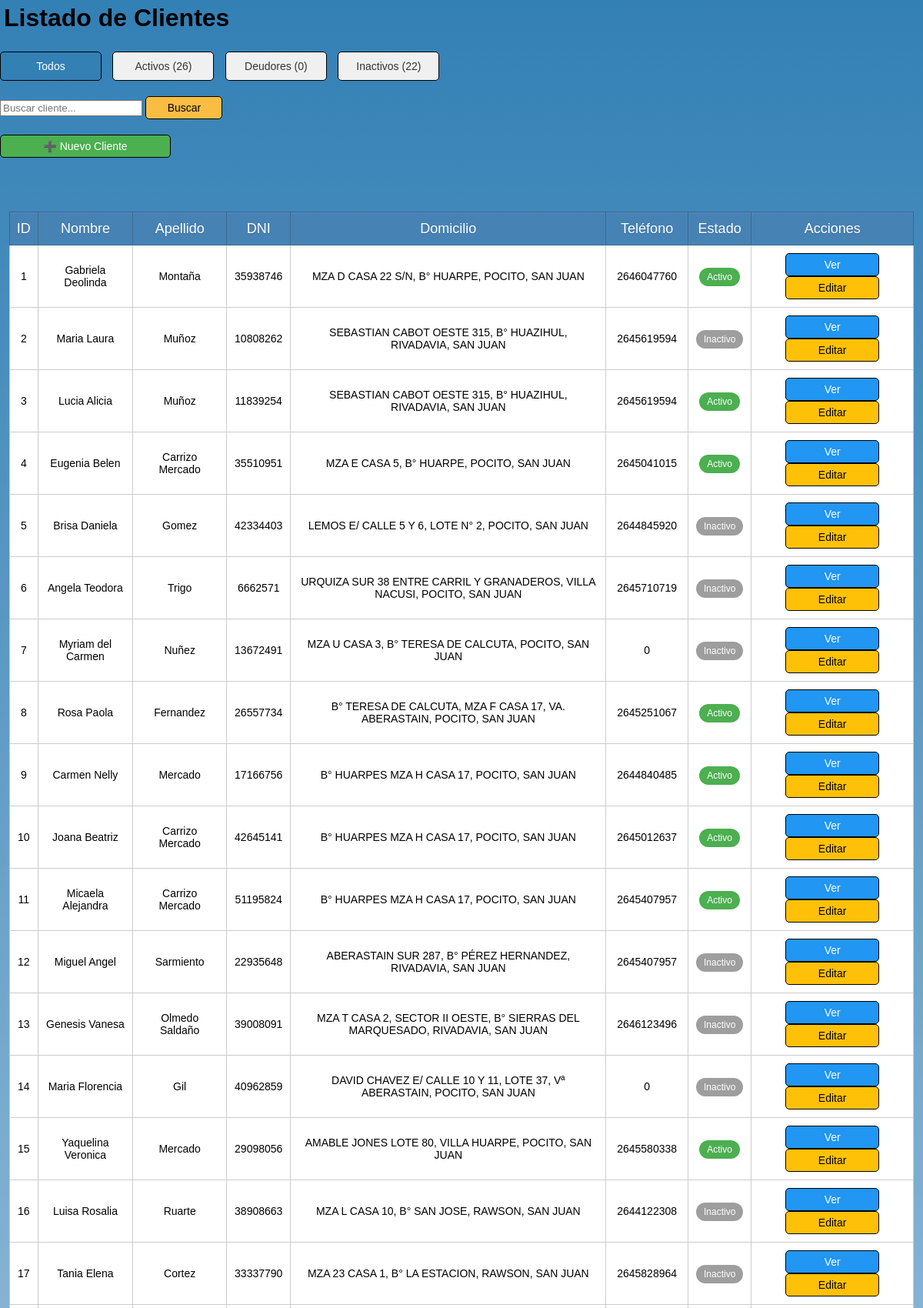
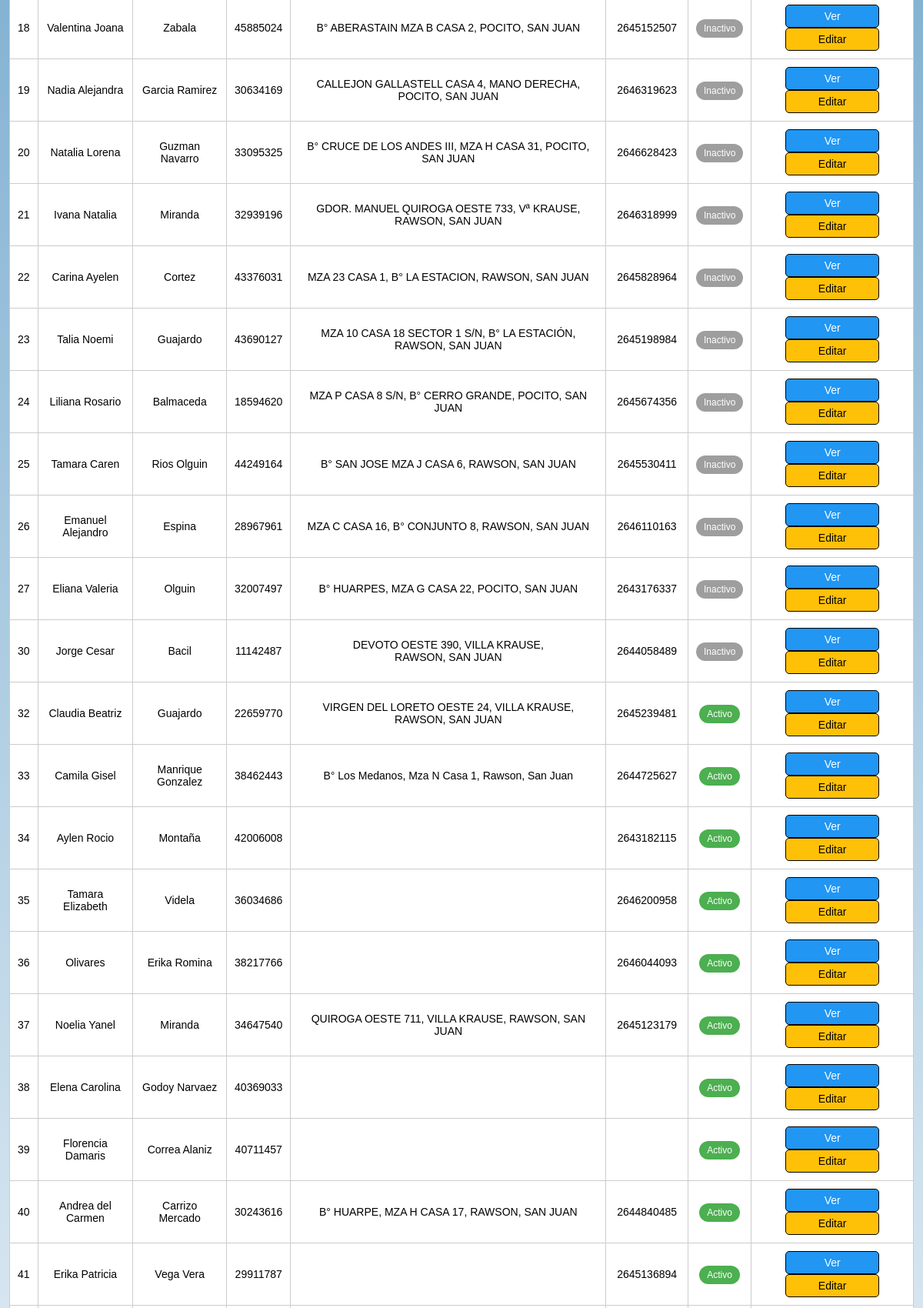
/src/modules/clientes/index_clientes.php (upper part), run on the app's committed database (2 pictures, top to bottom).
### tables this page shows
CREATE TABLE `clientes` (
  `id_cliente` int(10) UNSIGNED NOT NULL,
  `nombre` text NOT NULL,
  `apellido` text NOT NULL,
  `dni` varchar(20) NOT NULL,
  `domicilio` varchar(100) NOT NULL,
  `telefono` varchar(20) NOT NULL,
  `estado` enum('Activo','Deudor','Inactivo') NOT NULL
);

### src/modules/clientes/index_clientes.php (the view, shortened to what this page needs)
<?php
require_once '../../config/database.php';
$buscar = isset($_GET['buscar']) ? trim($_GET['buscar']) : '';
$estado = isset($_GET['estado']) ? $_GET['estado'] : '';
$query = "SELECT id_cliente, nombre, apellido, dni, domicilio, telefono, estado
          FROM clientes
          WHERE 1";
$result = $conn->query($query);
?>
<!DOCTYPE html>
<html lang="es">
<head>
    <link rel="stylesheet" href="../../../style/style.css">
</head>
<body>
    <h1>Listado de Clientes</h1>
    <div class="filtros-estado">
        <a href="index_clientes.php" class="<?php echo empty($estado) ? 'activo' : ''; ?>">Todos</a>
        <a href="index_clientes.php?estado=Activo" class="<?php echo $estado == 'Activo' ? 'activo' : ''; ?>">Activos (<?php echo contar_clientes('Activo'); ?>)</a>
        <a href="index_clientes.php?estado=Deudor" class="<?php echo $estado == 'Deudor' ? 'activo' : ''; ?>">Deudores (<?php echo contar_clientes('Deudor'); ?>)</a>
        <a href="index_clientes.php?estado=Inactivo" class="<?php echo $estado == 'Inactivo' ? 'activo' : ''; ?>">Inactivos (<?php echo contar_clientes('Inactivo'); ?>)</a>
    </div>
    <form action="index_clientes.php" method="GET">
        <input type="text" name="buscar" placeholder="Buscar cliente..." value="<?php echo htmlspecialchars($buscar); ?>">
        <button type="submit">Buscar</button>
    </form>
    <a href="registrar_cliente.php" class="nuevo-cliente">➕ Nuevo Cliente</a>
    <table>
        <thead>
            <tr>
                <th>ID</th>
                <th>Nombre</th>
                <th>Apellido</th>
                <th>DNI</th>
                <th>Domicilio</th>
                <th>Teléfono</th>
                <th>Estado</th>
                <th>Acciones</th>
            </tr>
        </thead>
        <tbody>
            <?php if ($result->num_rows > 0): ?>
                <?php while ($cliente = $result->fetch_assoc()): ?>
                    <tr class="estado-<?php echo strtolower($cliente['estado']); ?>">
                        <td><?php echo $cliente['id_cliente']; ?></td>
                        <td><?php echo htmlspecialchars($cliente['nombre']); ?></td>
                        <td><?php echo htmlspecialchars($cliente['apellido']); ?></td>
                        <td><?php echo $cliente['dni']; ?></td>
                        <td><?php echo htmlspecialchars($cliente['domicilio']); ?></td>
                        <td><?php echo $cliente['telefono']; ?></td>
                        <td>
                            <span class="badge-estado <?php echo strtolower($cliente['estado']); ?>">
                                <?php echo $cliente['estado']; ?>
                            </span>
                        </td>
                        <td>
                            <a href="detalle_cliente.php?id_cliente=<?php echo $cliente['id_cliente']; ?>" class="btn-ver">Ver</a>
                            <a href="editar_cliente.php?id_cliente=<?php echo $cliente['id_cliente']; ?>" class="btn-editar">Editar</a>
                        </td>
                    </tr>
                <?php endwhile; ?>
            <?php else: ?>
                <tr>
                    <td colspan="8" class="sin-resultados">No se encontraron clientes</td>
                </tr>
            <?php endif; ?>
        </tbody>
    </table>
</body>
</html>
<?php
function contar_clientes($estado)
{
    global $conn;
    $query = "SELECT COUNT(*) AS total FROM clientes WHERE estado = '" . $conn->real_escape_string($estado) . "'";
    $result = $conn->query($query);
    return $result->fetch_assoc()['total'];
}
?>

### style/style.css (style rules this page uses)
body { background: linear-gradient(to bottom, #3380B5, white); font-family: sans-serif; margin: 0; padding: 0; height: 100%; width: 100%; display: flex; flex-direction: column; }
table { text-align: center; width: 98%; border-collapse: collapse; border: 1px solid black; margin: 50px auto; background: white; }
th { background: steelblue; height: 40px; font-weight: lighter; text-shadow: 0 1px 0 #38678f; color: white; border: 1px solid #38678f; box-shadow: inset 0px 1px 2px #568ebd; transition: all 0.2s; font-size: 18px; }
tr { border-bottom: 1px solid #cccccc; width: 100%; }
td { border: 1px solid #cccccc; padding: 10px; transition: all 0.2s; font-size: 14px; }
a, input[type="submit"], button { font-size: 14px; text-align: center; width: 100px; display: inline-block; background-color: #FABD44; padding: 6px 10px; border-radius: 5px; text-decoration: none; color: black; border: 1px solid black; cursor: pointer; }
h1 { font-family: sans-serif; margin: 5px; }
.filtros-estado { margin: 20px 0; }
.filtros-estado a { padding: 10px 15px; margin-right: 10px; border-radius: 5px; text-decoration: none; background: #f0f0f0; color: #333; transition: all 0.3s; }
.filtros-estado a.activo { background: #3380B5; color: white; }
.badge-estado { padding: 5px 10px; border-radius: 15px; font-size: 12px; }
.badge-estado.activo { background: #4CAF50; color: white; }
.badge-estado.inactivo { background: #9E9E9E; color: white; }
.btn-editar { background: #FFC107 !important; }
.btn-ver { background: #2196F3 !important; color: white !important; }
.nuevo-cliente { display: block; width: 200px; margin: 20px 0; background: #4CAF50 !important; color: white !important; }
.activo { background-color: #d4edda; color: #155724; }

### data on the page
clientes: id_cliente "1", nombre "Gabriela Deolinda", apellido "Montaña", dni "35938746", domicilio "MZA D CASA 22 S/N, B° HUARPE, POCITO, SAN JUAN", telefono "2646047760", estado "Activo"
clientes: id_cliente "2", nombre "Maria Laura", apellido "Muñoz", dni "10808262", domicilio "SEBASTIAN CABOT OESTE 315, B° HUAZIHUL, RIVADAVIA, SAN JUAN", telefono "2645619594", estado "Inactivo"
clientes: id_cliente "3", nombre "Lucia Alicia", apellido "Muñoz", dni "11839254", domicilio "SEBASTIAN CABOT OESTE 315, B° HUAZIHUL, RIVADAVIA, SAN JUAN", telefono "2645619594", estado "Activo"
clientes: id_cliente "4", nombre "Eugenia Belen", apellido "Carrizo Mercado", dni "35510951", domicilio "MZA E CASA 5, B° HUARPE, POCITO, SAN JUAN", telefono "2645041015", estado "Activo"
clientes: id_cliente "5", nombre "Brisa Daniela", apellido "Gomez", dni "42334403", domicilio "LEMOS E/ CALLE 5 Y 6, LOTE N° 2, POCITO, SAN JUAN", telefono "2644845920", estado "Inactivo"
clientes: id_cliente "6", nombre "Angela Teodora", apellido "Trigo", dni "6662571", domicilio "URQUIZA SUR 38 ENTRE CARRIL Y GRANADEROS, VILLA NACUSI, POCITO, SAN JUAN", telefono "2645710719", estado "Inactivo"
clientes: id_cliente "7", nombre "Myriam del Carmen", apellido "Nuñez", dni "13672491", domicilio "MZA U CASA 3, B° TERESA DE CALCUTA, POCITO, SAN JUAN", telefono "0", estado "Inactivo"
clientes: id_cliente "8", nombre "Rosa Paola", apellido "Fernandez", dni "26557734", domicilio "B° TERESA DE CALCUTA, MZA F CASA 17, VA. ABERASTAIN, POCITO, SAN JUAN", telefono "2645251067", estado "Activo"
clientes: id_cliente "9", nombre "Carmen Nelly", apellido "Mercado", dni "17166756", domicilio "B° HUARPES MZA H CASA 17, POCITO, SAN JUAN", telefono "2644840485", estado "Activo"
clientes: id_cliente "10", nombre "Joana Beatriz", apellido "Carrizo Mercado", dni "42645141", domicilio "B° HUARPES MZA H CASA 17, POCITO, SAN JUAN", telefono "2645012637", estado "Activo"
clientes: id_cliente "11", nombre "Micaela Alejandra", apellido "Carrizo Mercado", dni "51195824", domicilio "B° HUARPES MZA H CASA 17, POCITO, SAN JUAN", telefono "2645407957", estado "Activo"
clientes: id_cliente "12", nombre "Miguel Angel", apellido "Sarmiento", dni "22935648", domicilio "ABERASTAIN SUR 287, B° PÉREZ HERNANDEZ, RIVADAVIA, SAN JUAN", telefono "2645407957", estado "Inactivo"
clientes: id_cliente "13", nombre "Genesis Vanesa", apellido "Olmedo Saldaño", dni "39008091", domicilio "MZA T CASA 2, SECTOR II OESTE, B° SIERRAS DEL MARQUESADO, RIVADAVIA, SAN JUAN", telefono "2646123496", estado "Inactivo"
clientes: id_cliente "14", nombre "Maria Florencia", apellido "Gil", dni "40962859", domicilio "DAVID CHAVEZ E/ CALLE 10 Y 11, LOTE 37, Vª ABERASTAIN, POCITO, SAN JUAN", telefono "0", estado "Inactivo"
clientes: id_cliente "15", nombre "Yaquelina Veronica", apellido "Mercado", dni "29098056", domicilio "AMABLE JONES LOTE 80, VILLA HUARPE, POCITO, SAN JUAN", telefono "2645580338", estado "Activo"
clientes: id_cliente "16", nombre "Luisa Rosalia", apellido "Ruarte", dni "38908663", domicilio "MZA L CASA 10, B° SAN JOSE, RAWSON, SAN JUAN", telefono "2644122308", estado "Inactivo"
clientes: id_cliente "17", nombre "Tania Elena", apellido "Cortez", dni "33337790", domicilio "MZA 23 CASA 1, B° LA ESTACION, RAWSON, SAN JUAN", telefono "2645828964", estado "Inactivo"
clientes: id_cliente "18", nombre "Valentina Joana", apellido "Zabala", dni "45885024", domicilio "B° ABERASTAIN MZA B CASA 2, POCITO, SAN JUAN", telefono "2645152507", estado "Inactivo"
clientes: id_cliente "19", nombre "Nadia Alejandra", apellido "Garcia Ramirez", dni "30634169", domicilio "CALLEJON GALLASTELL CASA 4, MANO DERECHA, POCITO, SAN JUAN", telefono "2646319623", estado "Inactivo"
clientes: id_cliente "20", nombre "Natalia Lorena", apellido "Guzman Navarro", dni "33095325", domicilio "B° CRUCE DE LOS ANDES III, MZA H CASA 31, POCITO, SAN JUAN", telefono "2646628423", estado "Inactivo"
clientes: id_cliente "21", nombre "Ivana Natalia", apellido "Miranda", dni "32939196", domicilio "GDOR. MANUEL QUIROGA OESTE 733, Vª KRAUSE, RAWSON, SAN JUAN", telefono "2646318999", estado "Inactivo"
clientes: id_cliente "22", nombre "Carina Ayelen", apellido "Cortez", dni "43376031", domicilio "MZA 23 CASA 1, B° LA ESTACION, RAWSON, SAN JUAN", telefono "2645828964", estado "Inactivo"
clientes: id_cliente "23", nombre "Talia Noemi", apellido "Guajardo", dni "43690127", domicilio "MZA 10 CASA 18 SECTOR 1 S/N, B° LA ESTACIÓN, RAWSON, SAN JUAN", telefono "2645198984", estado "Inactivo"
clientes: id_cliente "24", nombre "Liliana Rosario", apellido "Balmaceda", dni "18594620", domicilio "MZA P CASA 8 S/N, B° CERRO GRANDE, POCITO, SAN JUAN", telefono "2645674356", estado "Inactivo"
clientes: id_cliente "25", nombre "Tamara Caren", apellido "Rios Olguin", dni "44249164", domicilio "B° SAN JOSE MZA J CASA 6, RAWSON, SAN JUAN", telefono "2645530411", estado "Inactivo"
clientes: id_cliente "26", nombre "Emanuel Alejandro", apellido "Espina", dni "28967961", domicilio "MZA C CASA 16, B° CONJUNTO 8, RAWSON, SAN JUAN", telefono "2646110163", estado "Inactivo"
clientes: id_cliente "27", nombre "Eliana Valeria", apellido "Olguin", dni "32007497", domicilio "B° HUARPES, MZA G CASA 22, POCITO, SAN JUAN", telefono "2643176337", estado "Inactivo"
clientes: id_cliente "30", nombre "Jorge Cesar", apellido "Bacil", dni "11142487", domicilio "DEVOTO OESTE 390, VILLA KRAUSE, RAWSON, SAN JUAN", telefono "2644058489", estado "Inactivo"
clientes: id_cliente "32", nombre "Claudia Beatriz", apellido "Guajardo", dni "22659770", domicilio "VIRGEN DEL LORETO OESTE 24, VILLA KRAUSE, RAWSON, SAN JUAN", telefono "2645239481", estado "Activo"
clientes: id_cliente "33", nombre "Camila Gisel", apellido "Manrique Gonzalez", dni "38462443", domicilio "B° Los Medanos, Mza N Casa 1, Rawson, San Juan", telefono "2644725627", estado "Activo"
clientes: id_cliente "34", nombre "Aylen Rocio", apellido "Montaña", dni "42006008", telefono "2643182115", estado "Activo"
clientes: id_cliente "35", nombre "Tamara Elizabeth", apellido "Videla", dni "36034686", telefono "2646200958", estado "Activo"
clientes: id_cliente "36", nombre "Olivares", apellido "Erika Romina", dni "38217766", telefono "2646044093", estado "Activo"
clientes: id_cliente "37", nombre "Noelia Yanel", apellido "Miranda", dni "34647540", domicilio "QUIROGA OESTE 711, VILLA KRAUSE, RAWSON, SAN JUAN", telefono "2645123179", estado "Activo"
clientes: id_cliente "38", nombre "Elena Carolina", apellido "Godoy Narvaez", dni "40369033", estado "Activo"
clientes: id_cliente "39", nombre "Florencia Damaris", apellido "Correa Alaniz", dni "40711457", estado "Activo"
clientes: id_cliente "40", nombre "Andrea del Carmen", apellido "Carrizo Mercado", dni "30243616", domicilio "B° HUARPE, MZA H CASA 17, RAWSON, SAN JUAN", telefono "2644840485", estado "Activo"
clientes: id_cliente "41", nombre "Erika Patricia", apellido "Vega Vera", dni "29911787", telefono "2645136894", estado "Activo"

### other printed values
contar_clientes('Activo') "26"
contar_clientes('Deudor') "0"
contar_clientes('Inactivo') "22"
